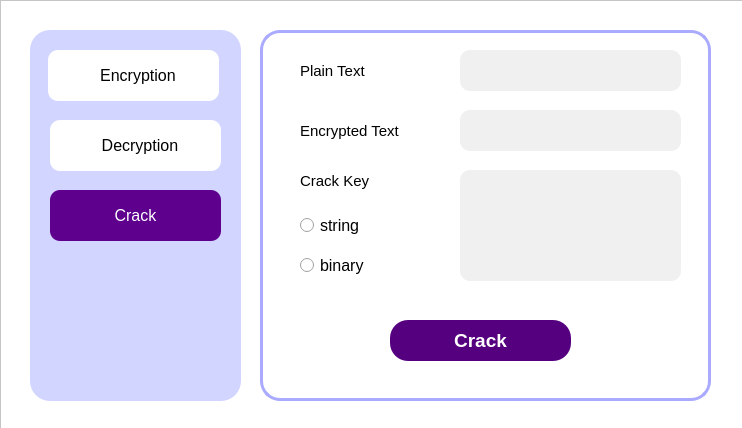
<?xml version="1.0" encoding="UTF-8"?>
<ui version="4.0">
 <class>CrackWindow</class>
 <widget class="QMainWindow" name="CrackWindow">
  <property name="geometry">
   <rect>
    <x>0</x>
    <y>0</y>
    <width>742</width>
    <height>428</height>
   </rect>
  </property>
  <property name="sizePolicy">
   <sizepolicy hsizetype="Fixed" vsizetype="Fixed">
    <horstretch>0</horstretch>
    <verstretch>0</verstretch>
   </sizepolicy>
  </property>
  <property name="minimumSize">
   <size>
    <width>742</width>
    <height>428</height>
   </size>
  </property>
  <property name="maximumSize">
   <size>
    <width>742</width>
    <height>428</height>
   </size>
  </property>
  <property name="windowTitle">
   <string>Simple-DES</string>
  </property>
  <property name="windowIcon">
   <iconset>
    <normaloff>icon/lock.png</normaloff>icon/lock.png</iconset>
  </property>
  <widget class="QWidget" name="centralwidget">
   <widget class="QFrame" name="main_frame">
    <property name="geometry">
     <rect>
      <x>0</x>
      <y>0</y>
      <width>751</width>
      <height>451</height>
     </rect>
    </property>
    <property name="autoFillBackground">
     <bool>false</bool>
    </property>
    <property name="styleSheet">
     <string notr="true">QFrame {
	background-color:rgb(255, 255, 255);
}

QPushButton {
	border: none;
}

</string>
    </property>
    <property name="frameShape">
     <enum>QFrame::StyledPanel</enum>
    </property>
    <property name="frameShadow">
     <enum>QFrame::Raised</enum>
    </property>
    <property name="lineWidth">
     <number>1</number>
    </property>
    <widget class="QFrame" name="content_frame">
     <property name="geometry">
      <rect>
       <x>260</x>
       <y>30</y>
       <width>451</width>
       <height>371</height>
      </rect>
     </property>
     <property name="styleSheet">
      <string notr="true">QLineEdit {
	border-radius:10px;
	background-color:rgb(240, 240, 240);
	padding-left:10px;
}

QPushButton:hover {
	background-color:rgb(240, 240, 240);
}

#content_frame {
	border:3px solid rgb(170, 170, 255);
}

QFrame {
	border-radius:20px;
}</string>
     </property>
     <property name="frameShape">
      <enum>QFrame::StyledPanel</enum>
     </property>
     <property name="frameShadow">
      <enum>QFrame::Raised</enum>
     </property>
     <widget class="QLabel" name="plain_text_label">
      <property name="geometry">
       <rect>
        <x>40</x>
        <y>20</y>
        <width>111</width>
        <height>41</height>
       </rect>
      </property>
      <property name="font">
       <font>
        <family>Arial</family>
        <pointsize>11</pointsize>
        <weight>50</weight>
        <bold>false</bold>
       </font>
      </property>
      <property name="text">
       <string>Plain Text</string>
      </property>
     </widget>
     <widget class="QLabel" name="encrypted_text_label">
      <property name="geometry">
       <rect>
        <x>40</x>
        <y>80</y>
        <width>131</width>
        <height>41</height>
       </rect>
      </property>
      <property name="font">
       <font>
        <family>Arial</family>
        <pointsize>11</pointsize>
        <weight>50</weight>
        <bold>false</bold>
       </font>
      </property>
      <property name="text">
       <string>Encrypted Text</string>
      </property>
     </widget>
     <widget class="QPushButton" name="crack_button">
      <property name="geometry">
       <rect>
        <x>130</x>
        <y>290</y>
        <width>181</width>
        <height>41</height>
       </rect>
      </property>
      <property name="font">
       <font>
        <family>Segoe UI</family>
        <pointsize>14</pointsize>
        <weight>75</weight>
        <bold>true</bold>
       </font>
      </property>
      <property name="cursor">
       <cursorShape>PointingHandCursor</cursorShape>
      </property>
      <property name="mouseTracking">
       <bool>false</bool>
      </property>
      <property name="styleSheet">
       <string notr="true">QPushButton {
	color:white;
	background-color:rgb(85, 0, 127);
	border-radius:18px;
}

QPushButton::pressed {
	background-color:rgb(170, 170, 255);
}

</string>
      </property>
      <property name="text">
       <string>Crack</string>
      </property>
     </widget>
     <widget class="QLineEdit" name="plain_text_input">
      <property name="geometry">
       <rect>
        <x>200</x>
        <y>20</y>
        <width>221</width>
        <height>41</height>
       </rect>
      </property>
      <property name="font">
       <font>
        <family>Segoe UI</family>
        <pointsize>11</pointsize>
       </font>
      </property>
      <property name="styleSheet">
       <string notr="true"/>
      </property>
      <property name="text">
       <string/>
      </property>
      <property name="readOnly">
       <bool>false</bool>
      </property>
      <property name="clearButtonEnabled">
       <bool>false</bool>
      </property>
     </widget>
     <widget class="QRadioButton" name="char_button">
      <property name="geometry">
       <rect>
        <x>40</x>
        <y>180</y>
        <width>81</width>
        <height>31</height>
       </rect>
      </property>
      <property name="font">
       <font>
        <family>Arial</family>
        <pointsize>12</pointsize>
        <weight>50</weight>
        <bold>false</bold>
       </font>
      </property>
      <property name="text">
       <string>string</string>
      </property>
      <attribute name="buttonGroup">
       <string notr="true">choose_mode_group</string>
      </attribute>
     </widget>
     <widget class="QRadioButton" name="binary_button">
      <property name="geometry">
       <rect>
        <x>40</x>
        <y>220</y>
        <width>81</width>
        <height>31</height>
       </rect>
      </property>
      <property name="font">
       <font>
        <family>Arial</family>
        <pointsize>12</pointsize>
        <weight>50</weight>
        <bold>false</bold>
       </font>
      </property>
      <property name="text">
       <string>binary</string>
      </property>
      <attribute name="buttonGroup">
       <string notr="true">choose_mode_group</string>
      </attribute>
     </widget>
     <widget class="QLabel" name="crack_result">
      <property name="geometry">
       <rect>
        <x>40</x>
        <y>130</y>
        <width>131</width>
        <height>41</height>
       </rect>
      </property>
      <property name="font">
       <font>
        <family>Arial</family>
        <pointsize>11</pointsize>
        <weight>50</weight>
        <bold>false</bold>
       </font>
      </property>
      <property name="text">
       <string>Crack Key</string>
      </property>
     </widget>
     <widget class="QTextEdit" name="key_result">
      <property name="geometry">
       <rect>
        <x>200</x>
        <y>140</y>
        <width>221</width>
        <height>111</height>
       </rect>
      </property>
      <property name="font">
       <font>
        <family>Arial</family>
        <pointsize>11</pointsize>
       </font>
      </property>
      <property name="styleSheet">
       <string notr="true">QTextEdit {
	background-color:rgb(240, 240, 240);
	border-radius:10px;
	border:none;
}</string>
      </property>
      <property name="readOnly">
       <bool>false</bool>
      </property>
      <property name="html">
       <string>&lt;!DOCTYPE HTML PUBLIC &quot;-//W3C//DTD HTML 4.0//EN&quot; &quot;http://www.w3.org/TR/REC-html40/strict.dtd&quot;&gt;
&lt;html&gt;&lt;head&gt;&lt;meta name=&quot;qrichtext&quot; content=&quot;1&quot; /&gt;&lt;style type=&quot;text/css&quot;&gt;
p, li { white-space: pre-wrap; }
&lt;/style&gt;&lt;/head&gt;&lt;body style=&quot; font-family:'Arial'; font-size:11pt; font-weight:400; font-style:normal;&quot;&gt;
&lt;p style=&quot;-qt-paragraph-type:empty; margin-top:0px; margin-bottom:0px; margin-left:0px; margin-right:0px; -qt-block-indent:0; text-indent:0px;&quot;&gt;&lt;br /&gt;&lt;/p&gt;&lt;/body&gt;&lt;/html&gt;</string>
      </property>
     </widget>
     <widget class="QLineEdit" name="encrypted_text_input">
      <property name="geometry">
       <rect>
        <x>200</x>
        <y>80</y>
        <width>221</width>
        <height>41</height>
       </rect>
      </property>
      <property name="font">
       <font>
        <family>Segoe UI</family>
        <pointsize>11</pointsize>
       </font>
      </property>
      <property name="styleSheet">
       <string notr="true"/>
      </property>
      <property name="text">
       <string/>
      </property>
      <property name="readOnly">
       <bool>false</bool>
      </property>
      <property name="clearButtonEnabled">
       <bool>false</bool>
      </property>
     </widget>
    </widget>
    <widget class="QFrame" name="menu_frame">
     <property name="geometry">
      <rect>
       <x>30</x>
       <y>30</y>
       <width>211</width>
       <height>371</height>
      </rect>
     </property>
     <property name="styleSheet">
      <string notr="true">QPushButton {
	border-radius:10px;
	background-color:rgb(255, 255, 255);
}

QFrame {
	background-color:rgb(210, 213, 255);
	border-radius:20px;
}
</string>
     </property>
     <property name="frameShape">
      <enum>QFrame::StyledPanel</enum>
     </property>
     <property name="frameShadow">
      <enum>QFrame::Raised</enum>
     </property>
     <widget class="QPushButton" name="decryption_button">
      <property name="geometry">
       <rect>
        <x>20</x>
        <y>90</y>
        <width>171</width>
        <height>51</height>
       </rect>
      </property>
      <property name="font">
       <font>
        <family>Arial</family>
        <pointsize>12</pointsize>
        <weight>50</weight>
        <bold>false</bold>
       </font>
      </property>
      <property name="cursor">
       <cursorShape>PointingHandCursor</cursorShape>
      </property>
      <property name="styleSheet">
       <string notr="true">QPushButton::hover {
	background-color:rgb(230, 230, 230)
}

QPushButton::pressed {
	background-color:rgb(224, 220, 240)
}</string>
      </property>
      <property name="text">
       <string>  Decryption</string>
      </property>
      <property name="icon">
       <iconset>
        <normaloff>icon/decryption.png</normaloff>icon/decryption.png</iconset>
      </property>
     </widget>
     <widget class="QPushButton" name="encryption_button">
      <property name="geometry">
       <rect>
        <x>18</x>
        <y>20</y>
        <width>171</width>
        <height>51</height>
       </rect>
      </property>
      <property name="font">
       <font>
        <family>Arial</family>
        <pointsize>12</pointsize>
        <weight>50</weight>
        <bold>false</bold>
       </font>
      </property>
      <property name="cursor">
       <cursorShape>PointingHandCursor</cursorShape>
      </property>
      <property name="styleSheet">
       <string notr="true">QPushButton::hover {
	background-color:rgb(230, 230, 230)
}

QPushButton::pressed {
	background-color:rgb(224, 220, 240)
}</string>
      </property>
      <property name="text">
       <string>  Encryption</string>
      </property>
      <property name="icon">
       <iconset>
        <normaloff>icon/encryption.png</normaloff>icon/encryption.png</iconset>
      </property>
     </widget>
     <widget class="QPushButton" name="crack_button_2">
      <property name="geometry">
       <rect>
        <x>20</x>
        <y>160</y>
        <width>171</width>
        <height>51</height>
       </rect>
      </property>
      <property name="font">
       <font>
        <family>Arial</family>
        <pointsize>12</pointsize>
        <weight>50</weight>
        <bold>false</bold>
       </font>
      </property>
      <property name="cursor">
       <cursorShape>PointingHandCursor</cursorShape>
      </property>
      <property name="styleSheet">
       <string notr="true">background-color:rgb(94, 0, 141);
color: white;</string>
      </property>
      <property name="text">
       <string>Crack</string>
      </property>
      <property name="icon">
       <iconset>
        <normaloff>icon/spider.png</normaloff>icon/spider.png</iconset>
      </property>
     </widget>
    </widget>
   </widget>
  </widget>
 </widget>
 <resources>
  <include location="res.qrc"/>
 </resources>
 <connections/>
 <buttongroups>
  <buttongroup name="choose_mode_group"/>
 </buttongroups>
</ui>
